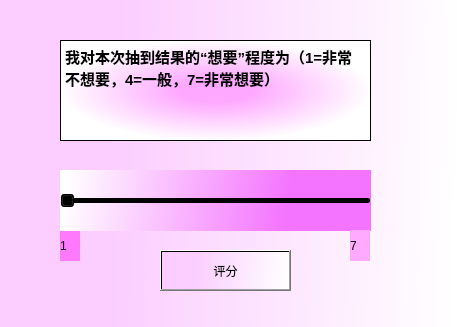
<?xml version="1.0" encoding="UTF-8"?>
<ui version="4.0">
 <class>pingfen</class>
 <widget class="QWidget" name="pingfen">
  <property name="geometry">
   <rect>
    <x>0</x>
    <y>0</y>
    <width>457</width>
    <height>327</height>
   </rect>
  </property>
  <property name="windowTitle">
   <string>Form</string>
  </property>
  <property name="styleSheet">
   <string notr="true">background-color: qlineargradient(spread:pad, x1:0, y1:0.528, x2:1, y2:0.551136, stop:0.253731 rgba(251, 206, 255, 255), stop:1 rgba(255, 255, 255, 255));
background-repeat: no-repeat;</string>
  </property>
  <widget class="QSlider" name="Slider">
   <property name="geometry">
    <rect>
     <x>60</x>
     <y>170</y>
     <width>311</width>
     <height>61</height>
    </rect>
   </property>
   <property name="styleSheet">
    <string notr="true">background-color:qlineargradient(spread:pad, x1:0.974677, y1:0.648, x2:0.005, y2:0.618864, stop:0.253731 rgba(244, 116, 255, 255), stop:1 rgba(255, 255, 255, 255))</string>
   </property>
   <property name="orientation">
    <enum>Qt::Horizontal</enum>
   </property>
  </widget>
  <widget class="QTextBrowser" name="textBrowser">
   <property name="geometry">
    <rect>
     <x>60</x>
     <y>40</y>
     <width>311</width>
     <height>101</height>
    </rect>
   </property>
   <property name="styleSheet">
    <string notr="true">background-color:qradialgradient(spread:pad, cx:0.5, cy:0.5, radius:0.5, fx:0.5, fy:0.5, stop:0.228856 rgba(254, 168, 255, 255), stop:1 rgba(255, 255, 255, 255))
</string>
   </property>
   <property name="html">
    <string>&lt;!DOCTYPE HTML PUBLIC &quot;-//W3C//DTD HTML 4.0//EN&quot; &quot;http://www.w3.org/TR/REC-html40/strict.dtd&quot;&gt;
&lt;html&gt;&lt;head&gt;&lt;meta name=&quot;qrichtext&quot; content=&quot;1&quot; /&gt;&lt;meta charset=&quot;utf-8&quot; /&gt;&lt;style type=&quot;text/css&quot;&gt;
p, li { white-space: pre-wrap; }
hr { height: 1px; border-width: 0; }
li.unchecked::marker { content: &quot;\2610&quot;; }
li.checked::marker { content: &quot;\2612&quot;; }
&lt;/style&gt;&lt;/head&gt;&lt;body style=&quot; font-family:'Microsoft YaHei UI'; font-size:9pt; font-weight:400; font-style:normal;&quot;&gt;
&lt;p style=&quot; margin-top:0px; margin-bottom:0px; margin-left:0px; margin-right:0px; -qt-block-indent:0; text-indent:0px;&quot;&gt;&lt;span style=&quot; font-size:11pt; font-weight:700;&quot;&gt;我对本次抽到结果的“想要”程度为（1=非常不想要，4=一般，7=非常想要）&lt;/span&gt;&lt;/p&gt;&lt;/body&gt;&lt;/html&gt;</string>
   </property>
  </widget>
  <widget class="QPushButton" name="pushButton">
   <property name="geometry">
    <rect>
     <x>160</x>
     <y>250</y>
     <width>131</width>
     <height>41</height>
    </rect>
   </property>
   <property name="styleSheet">
    <string notr="true">background-size:cover;
border-image: url(:/Images/BP0.png);
</string>
   </property>
   <property name="text">
    <string>评分</string>
   </property>
   <property name="checkable">
    <bool>true</bool>
   </property>
  </widget>
  <widget class="QLabel" name="label">
   <property name="geometry">
    <rect>
     <x>60</x>
     <y>230</y>
     <width>20</width>
     <height>31</height>
    </rect>
   </property>
   <property name="styleSheet">
    <string notr="true">background-color: rgb(255, 121, 253);</string>
   </property>
   <property name="text">
    <string>1</string>
   </property>
  </widget>
  <widget class="QLabel" name="label_2">
   <property name="geometry">
    <rect>
     <x>350</x>
     <y>230</y>
     <width>20</width>
     <height>31</height>
    </rect>
   </property>
   <property name="styleSheet">
    <string notr="true">background-color: rgb(255, 170, 255);</string>
   </property>
   <property name="text">
    <string>7</string>
   </property>
  </widget>
  <zorder>label</zorder>
  <zorder>Slider</zorder>
  <zorder>textBrowser</zorder>
  <zorder>label_2</zorder>
  <zorder>pushButton</zorder>
 </widget>
 <resources/>
 <connections/>
</ui>
